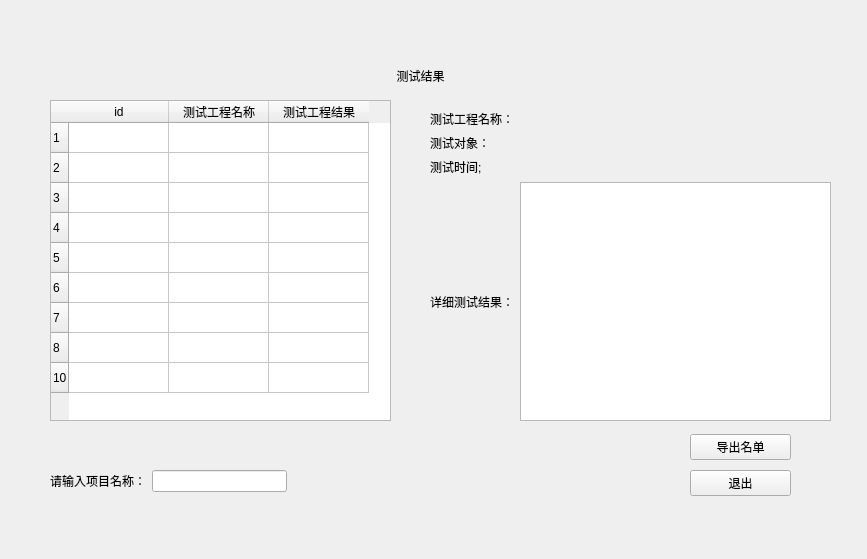
<?xml version="1.0" encoding="UTF-8"?>
<ui version="4.0">
 <class>result</class>
 <widget class="QWidget" name="result">
  <property name="geometry">
   <rect>
    <x>0</x>
    <y>0</y>
    <width>867</width>
    <height>559</height>
   </rect>
  </property>
  <property name="windowTitle">
   <string>Form</string>
  </property>
  <widget class="QWidget" name="gridLayoutWidget">
   <property name="geometry">
    <rect>
     <x>430</x>
     <y>110</y>
     <width>401</width>
     <height>311</height>
    </rect>
   </property>
   <layout class="QGridLayout" name="gridLayout">
    <item row="2" column="0">
     <widget class="QLabel" name="label_3">
      <property name="text">
       <string>测试时间;</string>
      </property>
     </widget>
    </item>
    <item row="1" column="1">
     <widget class="QLabel" name="equipment">
      <property name="text">
       <string/>
      </property>
     </widget>
    </item>
    <item row="2" column="1">
     <widget class="QLabel" name="time">
      <property name="text">
       <string/>
      </property>
     </widget>
    </item>
    <item row="1" column="0">
     <widget class="QLabel" name="label_2">
      <property name="text">
       <string>测试对象：</string>
      </property>
     </widget>
    </item>
    <item row="0" column="1">
     <widget class="QLabel" name="name">
      <property name="text">
       <string/>
      </property>
     </widget>
    </item>
    <item row="0" column="0">
     <widget class="QLabel" name="label">
      <property name="text">
       <string>测试工程名称：</string>
      </property>
     </widget>
    </item>
    <item row="3" column="0">
     <widget class="QLabel" name="label_4">
      <property name="text">
       <string>详细测试结果：</string>
      </property>
     </widget>
    </item>
    <item row="3" column="1">
     <widget class="QTableWidget" name="tableWidget">
      <property name="selectionMode">
       <enum>QAbstractItemView::NoSelection</enum>
      </property>
     </widget>
    </item>
   </layout>
  </widget>
  <widget class="QLabel" name="label_title">
   <property name="geometry">
    <rect>
     <x>30</x>
     <y>60</y>
     <width>781</width>
     <height>31</height>
    </rect>
   </property>
   <property name="minimumSize">
    <size>
     <width>0</width>
     <height>0</height>
    </size>
   </property>
   <property name="text">
    <string>测试结果</string>
   </property>
   <property name="alignment">
    <set>Qt::AlignCenter</set>
   </property>
  </widget>
  <widget class="QTableWidget" name="tableWidget">
   <property name="geometry">
    <rect>
     <x>50</x>
     <y>100</y>
     <width>341</width>
     <height>321</height>
    </rect>
   </property>
   <property name="styleSheet">
    <string notr="true"/>
   </property>
   <row>
    <property name="text">
     <string>1</string>
    </property>
   </row>
   <row>
    <property name="text">
     <string>2</string>
    </property>
   </row>
   <row>
    <property name="text">
     <string>3</string>
    </property>
   </row>
   <row>
    <property name="text">
     <string>4</string>
    </property>
   </row>
   <row>
    <property name="text">
     <string>5</string>
    </property>
   </row>
   <row>
    <property name="text">
     <string>6</string>
    </property>
   </row>
   <row>
    <property name="text">
     <string>7</string>
    </property>
   </row>
   <row>
    <property name="text">
     <string>8</string>
    </property>
   </row>
   <row>
    <property name="text">
     <string>10</string>
    </property>
   </row>
   <column>
    <property name="text">
     <string>id</string>
    </property>
   </column>
   <column>
    <property name="text">
     <string>测试工程名称</string>
    </property>
   </column>
   <column>
    <property name="text">
     <string>测试工程结果</string>
    </property>
   </column>
  </widget>
  <widget class="QWidget" name="layoutWidget_18">
   <property name="geometry">
    <rect>
     <x>759</x>
     <y>839</y>
     <width>101</width>
     <height>71</height>
    </rect>
   </property>
   <layout class="QVBoxLayout" name="verticalLayout_3">
    <item>
     <widget class="QPushButton" name="button_summary_3">
      <property name="text">
       <string>导出名单</string>
      </property>
     </widget>
    </item>
    <item>
     <widget class="QPushButton" name="button_exit_3">
      <property name="text">
       <string>退出</string>
      </property>
     </widget>
    </item>
   </layout>
  </widget>
  <widget class="QWidget" name="layoutWidget_19">
   <property name="geometry">
    <rect>
     <x>690</x>
     <y>430</y>
     <width>101</width>
     <height>71</height>
    </rect>
   </property>
   <layout class="QVBoxLayout" name="verticalLayout_4">
    <item>
     <widget class="QPushButton" name="button_summary_4">
      <property name="text">
       <string>导出名单</string>
      </property>
     </widget>
    </item>
    <item>
     <widget class="QPushButton" name="button_exit_4">
      <property name="text">
       <string>退出</string>
      </property>
     </widget>
    </item>
   </layout>
  </widget>
  <widget class="QWidget" name="">
   <property name="geometry">
    <rect>
     <x>50</x>
     <y>470</y>
     <width>237</width>
     <height>22</height>
    </rect>
   </property>
   <layout class="QHBoxLayout" name="horizontalLayout">
    <item>
     <widget class="QLabel" name="label_5">
      <property name="text">
       <string>请输入项目名称：</string>
      </property>
     </widget>
    </item>
    <item>
     <widget class="QLineEdit" name="step_name"/>
    </item>
   </layout>
  </widget>
  <zorder>step_name</zorder>
  <zorder>gridLayoutWidget</zorder>
  <zorder>label_title</zorder>
  <zorder>tableWidget</zorder>
  <zorder>layoutWidget_18</zorder>
  <zorder>label_5</zorder>
  <zorder>layoutWidget_19</zorder>
 </widget>
 <resources/>
 <connections/>
</ui>
